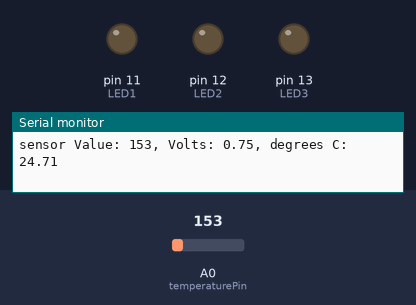
Bench run of a sketch on a simulated Arduino Uno, built with avr-gcc and run on an emulated ATmega328P. On the bench: output pins drawn as LEDs (lit = HIGH), the last lines printed to the serial monitor. The test bench sets the inputs (shaded band); at power-on: A0 (temperaturePin) = 153.

Above: at 1.2 s.
1.3 s: A0 (temperaturePin) set to 158
At 1.7 s:
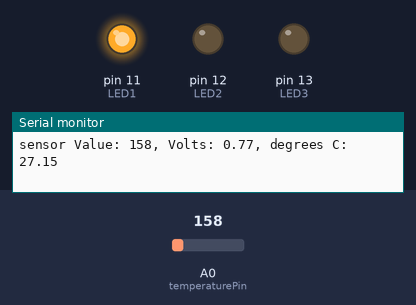
2.8 s: A0 (temperaturePin) set to 165
At 3.2 s:
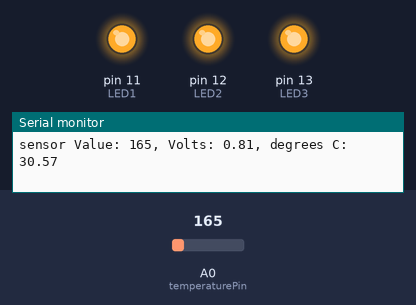
4.3 s: A0 (temperaturePin) set to 133
At 5.1 s:
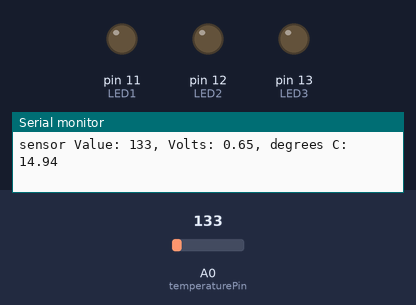
7.3 s: A0 (temperaturePin) set to 175
At 8.0 s:
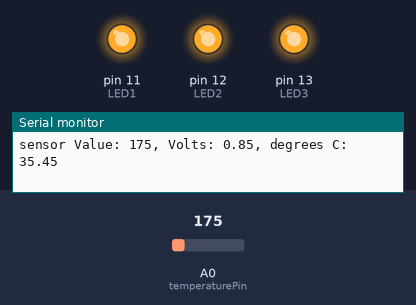
Timing chart, 0 to 10.3 s (numbered marks = the images above; inputs shaded):
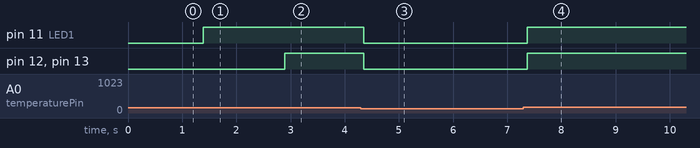

Measured:
- the behaviour switches between 157 and 158 on A0 (temperaturePin) (found by bisection; images 0 and 1)
- after the input at 1.3 s, pin 11 (LED1): LOW → HIGH after 0.09 s
- after the input at 2.8 s, pin 12 (LED2), pin 13 (LED3): LOW → HIGH after 0.10 s
- after the input at 4.3 s, pin 11 (LED1), pin 12 (LED2), pin 13 (LED3): HIGH → LOW after 0.05 s
- after the input at 7.3 s, pin 11 (LED1), pin 12 (LED2), pin 13 (LED3): LOW → HIGH after 0.07 s

The sketch:

The_Love_O_Meter.ino
```cpp
// Temperature settings
int temperaturePin = A0; // We connect the temperature sensor to Analog 0
float ambientTemperature = 25.68; // This is the temperature value for the environment. This needs to be defined by the user
int lowTemp = 1;
int midTemp = 2;
int highTemp = 3;

// LED pins are defined here in accordance with the breadboard setup
int LED1 = 11;
int LED2 = 12;
int LED3 = 13;

void setup() {
  Serial.begin(9600); // We need to listen to the Arduino using the Serial monitor to see measurements from the temperature sensor

  // LED setup
  pinMode(LED1, OUTPUT);
  digitalWrite(LED1, LOW);
  pinMode(LED2, OUTPUT);
  digitalWrite(LED2, LOW);
  pinMode(LED3, OUTPUT);
  digitalWrite(LED3, LOW);
}

/*
* I've left the loop functionality here the same as whats provided in the Arduino Starter Kit,
* the only thing to note here that might differ for other users is that the temperature sensor
* I'm using as a 500 mV offset and that needs to be accounted for in the equation
*/
void loop() {
   // read the value on the temperature AnalogIn pin
  // and store it in a variable
  int sensorVal = analogRead(temperaturePin);

  // send the 10-bit sensor value out the serial port
  Serial.print("sensor Value: ");
  Serial.print(sensorVal);

  // convert the ADC reading to voltage
  float voltage = (sensorVal / 1024.0) * 5.0;

  // Send the voltage level out the Serial port
  Serial.print(", Volts: ");
  Serial.print(voltage);

  // convert the voltage to temperature in degrees C
  // the sensor changes 10 mV per degree
  // the datasheet says there's a 500 mV offset
  // ((voltage - 500mV) times 100)
  Serial.print(", degrees C: ");
  float temperature = (voltage - .5) * 100;
  Serial.println(temperature);

  // if the current temperature is lower than the ambient temperature
  // turn off all LEDs
  if (temperature < ambientTemperature + lowTemp) {
    digitalWrite(LED1, LOW);
    digitalWrite(LED2, LOW);
    digitalWrite(LED3, LOW);
  } // if the temperature rises between low and mid temp, turn an LED on
  else if (temperature >= ambientTemperature + lowTemp && temperature < ambientTemperature + midTemp) {
    digitalWrite(LED1, HIGH);
    digitalWrite(LED2, LOW);
    digitalWrite(LED3, LOW);
  } // if the temperature rises mid and high temp, turn a second LED on
  else if (temperature >= ambientTemperature + midTemp && temperature < ambientTemperature + highTemp) {
    digitalWrite(LED1, HIGH);
    digitalWrite(LED2, HIGH);
    digitalWrite(LED3, LOW);
  } // if the temperature rises more than high temp, turn all LEDs on
  else if (temperature >= ambientTemperature + highTemp) {
    digitalWrite(LED1, HIGH);
    digitalWrite(LED2, HIGH);
    digitalWrite(LED3, HIGH);
  }
  delay(1);
}
```
